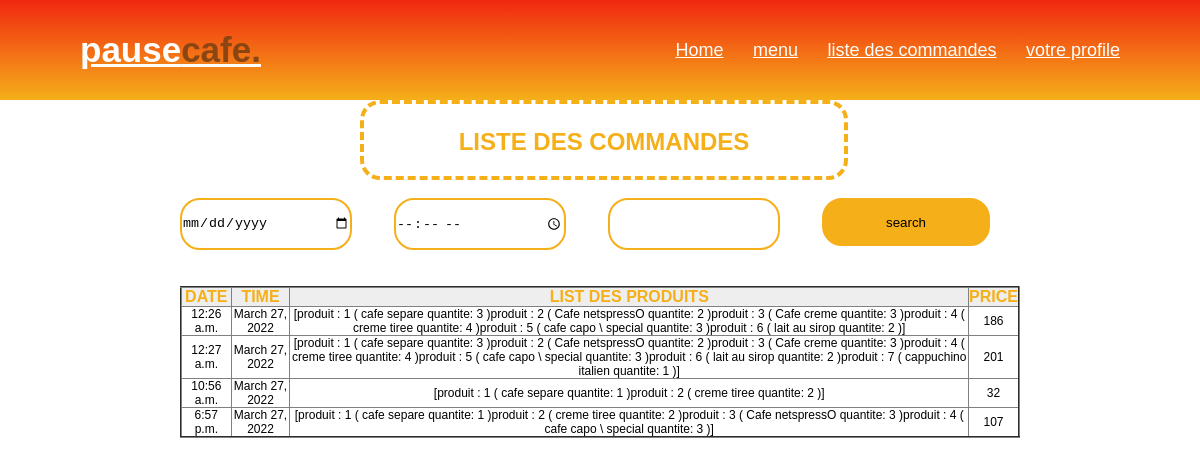
The page /listh/ on the database its author committed.
### app/models.py (models this page shows)
class comande(models.Model):
    time=models.TimeField(primary_key=True,default=datetime.time(datetime.now()))
    date=models.DateField(default=datetime.date(datetime.now()))
    listitem=models.TextField()
    price=models.IntegerField()

### app/views.py (the view)
# urls.py: path('listh/', views.listh, name='listh'),
def listh(request):
    print(datetime.date(datetime.now()))
    a=comande.objects.values()
    list_result = [entry for entry in a]
    a=str(list_result[-1]["time"])
    return render(request,'pages/listh.html',{'commandes':list_result,'sin':a})

### templates/pages/listh.html (shortened to what this page needs)
{% load static %}
<!DOCTYPE html>
<html lang="en">
<head>
    <link rel="stylesheet" href="{% static 'listh.css' %}">
</head>
<body>
    <nav class="navbar">
        <div class="max-width">
            <div class="logo"><a href="#">pause<span>cafe.</span></a></div>
            <ul class="menu">
                <li><a href="#home" class="menu-btn">Home</a></li>
                <li><a href="{% url 'hassanmenu'%}" class="menu-btn">menu</a></li>
                <li><a href="#services" class="menu-btn">liste des commandes</a></li>
                <li><a href="#skills" class="menu-btn">votre profile</a></li>
            </ul>
        </div>
    </nav>
    <section class="home" id="home">
        <h1>LISTE DES COMMANDES</h1>
        <img src="{{hassan.photo.url}}" alt=""><br>
        <div class="rech">
            <input type="date" name="" id="">
            <input type="time" name="" id="">
            <input type="datetime" name="" id="">
            <input type="button" name="" id="" value="search">
        </div>
        <table border="2">
            <tr>
                <th>DATE</th>
                <th>TIME</th>
                <th>LIST DES PRODUITS</th>
                <th>PRICE</th>
            </tr>
            {% for i in commandes  %}
            <tr class="hhl">
                <td>{{i.time}}</td>
                <td>{{i.date}}</td>
                <td>{{i.listitem}}</td>
                <td>{{i.price}}</td>
            </tr>
            {% endfor %}
        </table>
    </section>
</body>
</html>

### app/static/listh.css (style rules this page uses)
* { margin: 0px; padding: 0px; }
.navbar { position: fixed; width: 100%; z-index: 999; padding: 30px 0; font-family: 'Ubuntu', sans-serif; transition: all 0.3s ease; background:linear-gradient(#f12711,#f5af19); }
.navbar .max-width { display: flex; align-items: center; justify-content: space-between; }
.navbar .logo a { color: #fff; font-size: 35px; font-weight: 600; margin-top: 15%; }
.navbar .logo a span { color: saddlebrown; transition: all 0.3s ease; }
.navbar .menu li { list-style: none; display: inline-block; }
.navbar .menu li a { display: block; color: #fff; font-size: 18px; font-weight: 500; margin-left: 25px; transition: color 0.3s ease; }
section { padding: 100px 0; }
.max-width { max-width: 1300px; padding: 0 80px; margin: auto; }
.menu-btn { color: #fff; font-size: 23px; cursor: pointer; display: none; }
.home { height: 100vh; color: #fff; min-height: 500px; background-size: cover; background-attachment: fixed; font-family: 'Ubuntu', sans-serif; }
.home h1 { width: 40%; margin-left: 30%; padding-top: 2vw; color: #f5af19; text-align: center; font-size: 2vw; height: 4vw; border-radius: 20px; border: 4px dashed #f5af19; }
.rech { width: 70%; margin-left: 15%; display: flex; gap: 5%; }
.rech input { width: 20%; height: 4vw; border-radius: 20px; border: 2px solid #f5af19; }
.rech input[type=button] { background-color: #f5af19;; }
table { margin-top: 3vw; width: 70%; margin-left: 15%; border-collapse: collapse; color: black; }
.hhl td { text-align: center; font-size: 1vw; }
table tr th { background-color: #eee; color:#f5af19 }

### rows shown on the page
comande: time "12:26 a.m.", date "March 27, 2022", listitem "[produit : 1 ( cafe separe quantite: 3 )produit : 2 ( Cafe netspressO quantite: 2 )produit : 3 ( Cafe creme quantite: 3 )produit : 4 ( creme tiree quantite: 4 )produit : 5 ( cafe capo \\ special quantite: 3 )produit : 6 ( lait au sirop quantite: 2 )]", price "186"
comande: time "12:27 a.m.", date "March 27, 2022", listitem "[produit : 1 ( cafe separe quantite: 3 )produit : 2 ( Cafe netspressO quantite: 2 )produit : 3 ( Cafe creme quantite: 3 )produit : 4 ( creme tiree quantite: 4 )produit : 5 ( cafe capo \\ special quantite: 3 )produit : 6 ( lait au sirop quantite: 2 )produit : 7 ( cappuchino italien quantite: 1 )]", price "201"
comande: time "10:56 a.m.", date "March 27, 2022", listitem "[produit : 1 ( cafe separe quantite: 1 )produit : 2 ( creme tiree quantite: 2 )]", price "32"
comande: time "6:57 p.m.", date "March 27, 2022", listitem "[produit : 1 ( cafe separe quantite: 1 )produit : 2 ( creme tiree quantite: 2 )produit : 3 ( Cafe netspressO quantite: 3 )produit : 4 ( cafe capo \\ special quantite: 3 )]", price "107"
